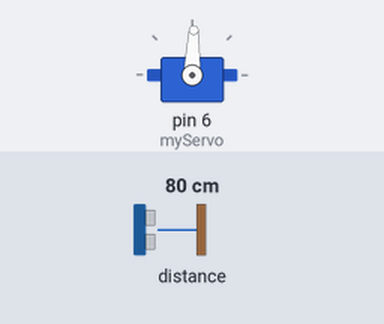
Bench run of a sketch on a simulated Arduino Uno, built with avr-gcc and run on an emulated ATmega328P. On the bench: servo. The inputs (shaded band) are chosen by the test bench; at power-on: distance to the obstacle 80 cm. Random numbers use the default seed unless the sketch sets one; what the sketch prints to the serial monitor is not drawn. At 19.6 s the program stops and its outputs stay as they are.

Above: at 1.19 s.
Timing chart, 0 to 18.1 s (numbered marks = the images above):
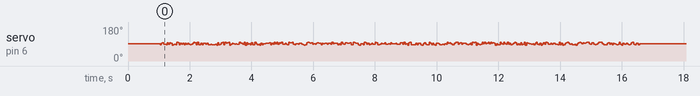

The sketch:

openloopwhitenoiseinput.ino
```cpp
#include <Wire.h>
#include <Servo.h>
#include <Adafruit_VL53L0X.h>

// Objects
Servo myServo;  // create servo object
Adafruit_VL53L0X mySensor = Adafruit_VL53L0X();  // pins: Vin to 3.3V, SCL to A5, SDA to A4

// Tunable parameters
int angle_level = -2;  // deg (should be close to 0)
int distance_setpoint = 135;  // mm

// float filter_const = 200;  // ms
unsigned long N = 400;
unsigned long c;

int u;

void setup() {
  Serial.begin(115200);

  while (! Serial) {
    delay(1);
  }

  myServo.attach(6);  // servo to pin D6
  myServo.writeMicroseconds(deg2micro(angle_level));  // level the servo

  if (!mySensor.begin()) {
    Serial.println(F("Failed to boot VL53 L0X"));
    while (1);
  }
  mySensor.setMeasurementTimingBudgetMicroSeconds(20000);
  mySensor.startRangeContinuous();

  delay(1000);

}

// General variables
unsigned long time;
unsigned long time_prev;
unsigned long time_step;

int distance_raw;
// float distance_error;
// float distance_error_next;
// float distance_error_prev;

void loop() {
  if (mySensor.isRangeComplete()) {
    time_prev = time;
    delay(constrain(25 + time - millis(), 0, 5));
    time = millis();
    time_step = time - time_prev;

    distance_raw = mySensor.readRange();

    // distance_error_prev = distance_error;
    // distance_error = distance_error_next;
    // distance_error_next = (1 - time_step / filter_const) * distance_error + time_step / filter_const * (distance_setpoint - distance_raw);

    u = random(-15,15);
    myServo.writeMicroseconds(deg2micro(u + angle_level));  // level the servo

    print_data();
    c = c + 1;
  }
  if (c >= N) {
    myServo.writeMicroseconds(deg2micro(angle_level));  // level the servo
    Serial.println("Done!");
    while (1) {
      delay(1000);
    }
  }
}

int deg2micro(float deg) {
  int result = (deg + 90) * 1000 / 180 + 1000;
  return constrain(result, 1000, 2000);
}

void print_data() {
  // Serial.print("T:");
  Serial.print(time);
  Serial.print(" ");

  // Serial.print("y:");
  Serial.print(distance_raw);
  Serial.print(" ");

  Serial.print(u);
  Serial.print(" ");

  Serial.println();
}
```
